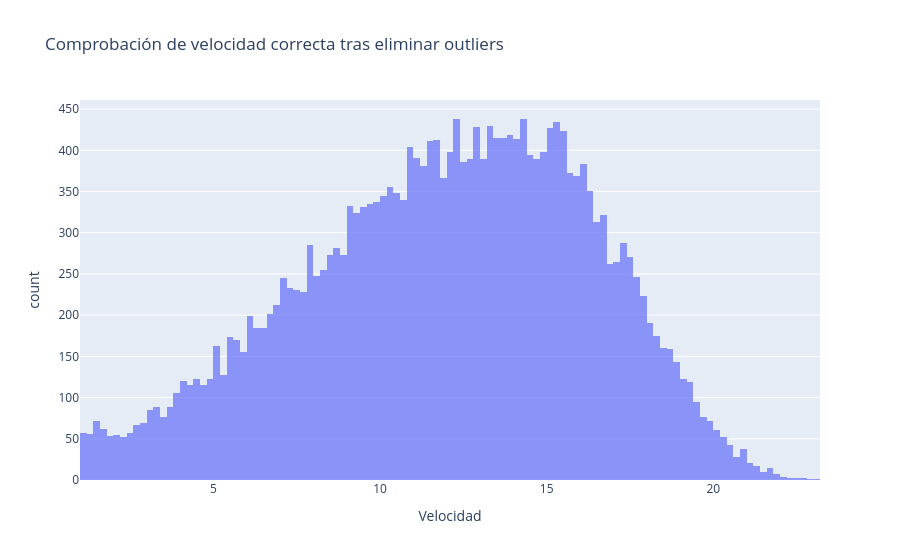

Notebook source saved alongside this figure:
### Code cell
fig = px.histogram(
    df,
    x='vel',
    title='Comprobación de velocidad correcta tras eliminar outliers',
    labels={'vel': 'Velocidad'},
    opacity=0.7
)

fig.show()

### Figure 1 — Plotly figure (JSON) as saved in the notebook; plotly's stock layout.template omitted (floating-point values rounded to 4 significant figures; data arrays with more than 128 entries replaced by an {"elided": "..."} marker saying what was removed)
{"data": [{"alignmentgroup": "True", "bingroup": "x", "hovertemplate": "Velocidad=%{x}<br>count=%{y}<extra></extra>", "legendgroup": "", "marker": {"color": "#636efa", "opacity": 0.7, "pattern": {"shape": ""}}, "name": "", "offsetgroup": "", "orientation": "v", "showlegend": false, "type": "histogram", "x": {"elided": "24078 float values"}, "xaxis": "x", "yaxis": "y"}], "layout": {"barmode": "relative", "legend": {"tracegroupgap": 0}, "title": {"text": "Comprobación de velocidad correcta tras eliminar outliers"}, "xaxis": {"anchor": "y", "domain": [0, 1], "title": {"text": "Velocidad"}}, "yaxis": {"anchor": "x", "domain": [0, 1], "title": {"text": "count"}}}}
